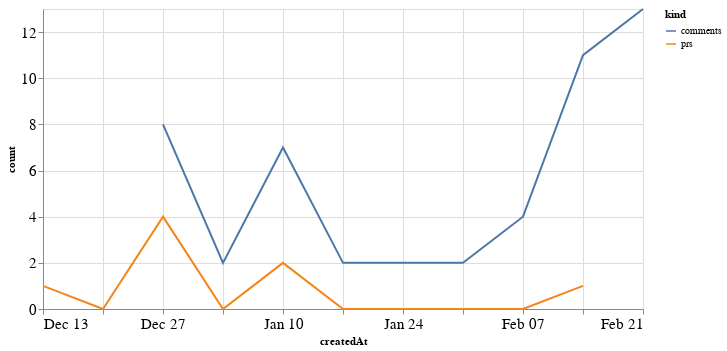

Notebook code for this chart:
### Code cell
alt.Chart(total_time, width=600).mark_line().encode(
    x='createdAt',
    y='count',
    color='kind'
)

### Figure 1 — Vega-Lite specification as saved in the notebook (floating-point values rounded to 4 significant figures)
{"config": {"axisLeft": {"labelFontSize": 15}, "axisBottom": {"labelFontSize": 15}}, "data": {"name": "data-a158c8e104b56678be1c5dda1a6c1d34"}, "mark": "line", "encoding": {"color": {"type": "nominal", "field": "kind"}, "x": {"type": "temporal", "field": "createdAt"}, "y": {"type": "quantitative", "field": "count"}}, "width": 600, "$schema": "https://vega.github.io/schema/vega-lite/v4.8.1.json", "datasets": {"data-a158c8e104b56678be1c5dda1a6c1d34": [{"createdAt": "2020-12-13T00:00:00", "kind": "prs", "count": 1.0}, {"createdAt": "2020-12-20T00:00:00", "kind": "prs", "count": 0.0}, {"createdAt": "2020-12-27T00:00:00", "kind": "prs", "count": 4.0}, {"createdAt": "2021-01-03T00:00:00", "kind": "prs", "count": 0.0}, {"createdAt": "2021-01-10T00:00:00", "kind": "prs", "count": 2.0}, {"createdAt": "2021-01-17T00:00:00", "kind": "prs", "count": 0.0}, {"createdAt": "2021-01-24T00:00:00", "kind": "prs", "count": 0.0}, {"createdAt": "2021-01-31T00:00:00", "kind": "prs", "count": 0.0}, {"createdAt": "2021-02-07T00:00:00", "kind": "prs", "count": 0.0}, {"createdAt": "2021-02-14T00:00:00", "kind": "prs", "count": 1.0}, {"createdAt": "2021-02-21T00:00:00", "kind": "prs", "count": null}, {"createdAt": "2020-12-13T00:00:00", "kind": "comments", "count": null}, {"createdAt": "2020-12-20T00:00:00", "kind": "comments", "count": null}, {"createdAt": "2020-12-27T00:00:00", "kind": "comments", "count": 8.0}, {"createdAt": "2021-01-03T00:00:00", "kind": "comments", "count": 2.0}, {"createdAt": "2021-01-10T00:00:00", "kind": "comments", "count": 7.0}, {"createdAt": "2021-01-17T00:00:00", "kind": "comments", "count": 2.0}, {"createdAt": "2021-01-24T00:00:00", "kind": "comments", "count": 2.0}, {"createdAt": "2021-01-31T00:00:00", "kind": "comments", "count": 2.0}, {"createdAt": "2021-02-07T00:00:00", "kind": "comments", "count": 4.0}, {"createdAt": "2021-02-14T00:00:00", "kind": "comments", "count": 11.0}, {"createdAt": "2021-02-21T00:00:00", "kind": "comments", "count": 13.0}]}}
